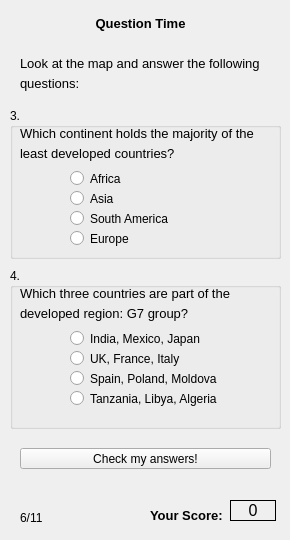
  <widget class="QWizardPage" name="wizardPage6">
   <widget class="QGroupBox" name="groupBox_3">
    <property name="geometry">
     <rect>
      <x>10</x>
      <y>108</y>
      <width>271</width>
      <height>151</height>
     </rect>
    </property>
    <property name="title">
     <string>3.</string>
    </property>
    <widget class="QRadioButton" name="sAmerica">
     <property name="geometry">
      <rect>
       <x>60</x>
       <y>100</y>
       <width>161</width>
       <height>21</height>
      </rect>
     </property>
     <property name="text">
      <string>South America</string>
     </property>
    </widget>
    <widget class="QRadioButton" name="asia">
     <property name="geometry">
      <rect>
       <x>60</x>
       <y>80</y>
       <width>161</width>
       <height>21</height>
      </rect>
     </property>
     <property name="text">
      <string>Asia</string>
     </property>
    </widget>
    <widget class="QRadioButton" name="europe">
     <property name="geometry">
      <rect>
       <x>60</x>
       <y>120</y>
       <width>161</width>
       <height>21</height>
      </rect>
     </property>
     <property name="text">
      <string>Europe</string>
     </property>
    </widget>
    <widget class="QLabel" name="label_12">
     <property name="geometry">
      <rect>
       <x>10</x>
       <y>10</y>
       <width>261</width>
       <height>31</height>
      </rect>
     </property>
     <property name="font">
      <font>
       <pointsize>10</pointsize>
      </font>
     </property>
     <property name="text">
      <string>Which continent holds the majority of the</string>
     </property>
    </widget>
    <widget class="QRadioButton" name="africa">
     <property name="geometry">
      <rect>
       <x>60</x>
       <y>60</y>
       <width>161</width>
       <height>21</height>
      </rect>
     </property>
     <property name="text">
      <string>Africa</string>
     </property>
    </widget>
    <widget class="QLabel" name="label_19">
     <property name="geometry">
      <rect>
       <x>10</x>
       <y>30</y>
       <width>241</width>
       <height>31</height>
      </rect>
     </property>
     <property name="font">
      <font>
       <pointsize>10</pointsize>
      </font>
     </property>
     <property name="text">
      <string>least developed countries?</string>
     </property>
    </widget>
   </widget>
   <widget class="QGroupBox" name="groupBox_4">
    <property name="geometry">
     <rect>
      <x>10</x>
      <y>268</y>
      <width>271</width>
      <height>161</height>
     </rect>
    </property>
    <property name="title">
     <string>4.</string>
    </property>
    <widget class="QRadioButton" name="tla">
     <property name="geometry">
      <rect>
       <x>60</x>
       <y>120</y>
       <width>161</width>
       <height>21</height>
      </rect>
     </property>
     <property name="text">
      <string>Tanzania, Libya, Algeria</string>
     </property>
    </widget>
    <widget class="QRadioButton" name="imj">
     <property name="geometry">
      <rect>
       <x>60</x>
       <y>60</y>
       <width>161</width>
       <height>21</height>
      </rect>
     </property>
     <property name="text">
      <string>India, Mexico, Japan</string>
     </property>
    </widget>
    <widget class="QRadioButton" name="spm">
     <property name="geometry">
      <rect>
       <x>60</x>
       <y>100</y>
       <width>161</width>
       <height>21</height>
      </rect>
     </property>
     <property name="text">
      <string>Spain, Poland, Moldova</string>
     </property>
    </widget>
    <widget class="QLabel" name="label_13">
     <property name="geometry">
      <rect>
       <x>10</x>
       <y>10</y>
       <width>261</width>
       <height>31</height>
      </rect>
     </property>
     <property name="font">
      <font>
       <pointsize>10</pointsize>
      </font>
     </property>
     <property name="text">
      <string>Which three countries are part of the</string>
     </property>
    </widget>
    <widget class="QRadioButton" name="ufi">
     <property name="geometry">
      <rect>
       <x>60</x>
       <y>80</y>
       <width>161</width>
       <height>21</height>
      </rect>
     </property>
     <property name="text">
      <string>UK, France, Italy</string>
     </property>
    </widget>
    <widget class="QLabel" name="label_14">
     <property name="geometry">
      <rect>
       <x>10</x>
       <y>30</y>
       <width>241</width>
       <height>31</height>
      </rect>
     </property>
     <property name="font">
      <font>
       <pointsize>10</pointsize>
      </font>
     </property>
     <property name="text">
      <string>developed region: G7 group?</string>
     </property>
    </widget>
   </widget>
   <widget class="QLabel" name="label_15">
    <property name="geometry">
     <rect>
      <x>20</x>
      <y>68</y>
      <width>241</width>
      <height>31</height>
     </rect>
    </property>
    <property name="font">
     <font>
      <pointsize>10</pointsize>
     </font>
    </property>
    <property name="text">
     <string>questions:</string>
    </property>
   </widget>
   <widget class="QLabel" name="label_16">
    <property name="geometry">
     <rect>
      <x>20</x>
      <y>48</y>
      <width>241</width>
      <height>31</height>
     </rect>
    </property>
    <property name="font">
     <font>
      <pointsize>10</pointsize>
     </font>
    </property>
    <property name="text">
     <string>Look at the map and answer the following</string>
    </property>
   </widget>
   <widget class="QLabel" name="label_17">
    <property name="geometry">
     <rect>
      <x>70</x>
      <y>8</y>
      <width>141</width>
      <height>31</height>
     </rect>
    </property>
    <property name="font">
     <font>
      <pointsize>10</pointsize>
      <weight>75</weight>
      <bold>true</bold>
     </font>
    </property>
    <property name="text">
     <string>Question Time</string>
    </property>
    <property name="alignment">
     <set>Qt::AlignCenter</set>
    </property>
   </widget>
   <widget class="QPushButton" name="checkAnswersDev">
    <property name="geometry">
     <rect>
      <x>20</x>
      <y>448</y>
      <width>251</width>
      <height>21</height>
     </rect>
    </property>
    <property name="text">
     <string>Check my answers!</string>
    </property>
   </widget>
   <widget class="QLabel" name="label_18">
    <property name="geometry">
     <rect>
      <x>150</x>
      <y>500</y>
      <width>81</width>
      <height>31</height>
     </rect>
    </property>
    <property name="font">
     <font>
      <pointsize>10</pointsize>
      <weight>75</weight>
      <bold>true</bold>
     </font>
    </property>
    <property name="text">
     <string>Your Score:</string>
    </property>
   </widget>
   <widget class="QLabel" name="Score_label_5">
    <property name="geometry">
     <rect>
      <x>230</x>
      <y>500</y>
      <width>46</width>
      <height>21</height>
     </rect>
    </property>
    <property name="font">
     <font>
      <pointsize>12</pointsize>
     </font>
    </property>
    <property name="frameShape">
     <enum>QFrame::Box</enum>
    </property>
    <property name="text">
     <string>0</string>
    </property>
    <property name="alignment">
     <set>Qt::AlignCenter</set>
    </property>
   </widget>
   <widget class="QLabel" name="label_57">
    <property name="geometry">
     <rect>
      <x>20</x>
      <y>510</y>
      <width>31</width>
      <height>16</height>
     </rect>
    </property>
    <property name="text">
     <string>6/11</string>
    </property>
   </widget>
  </widget>
